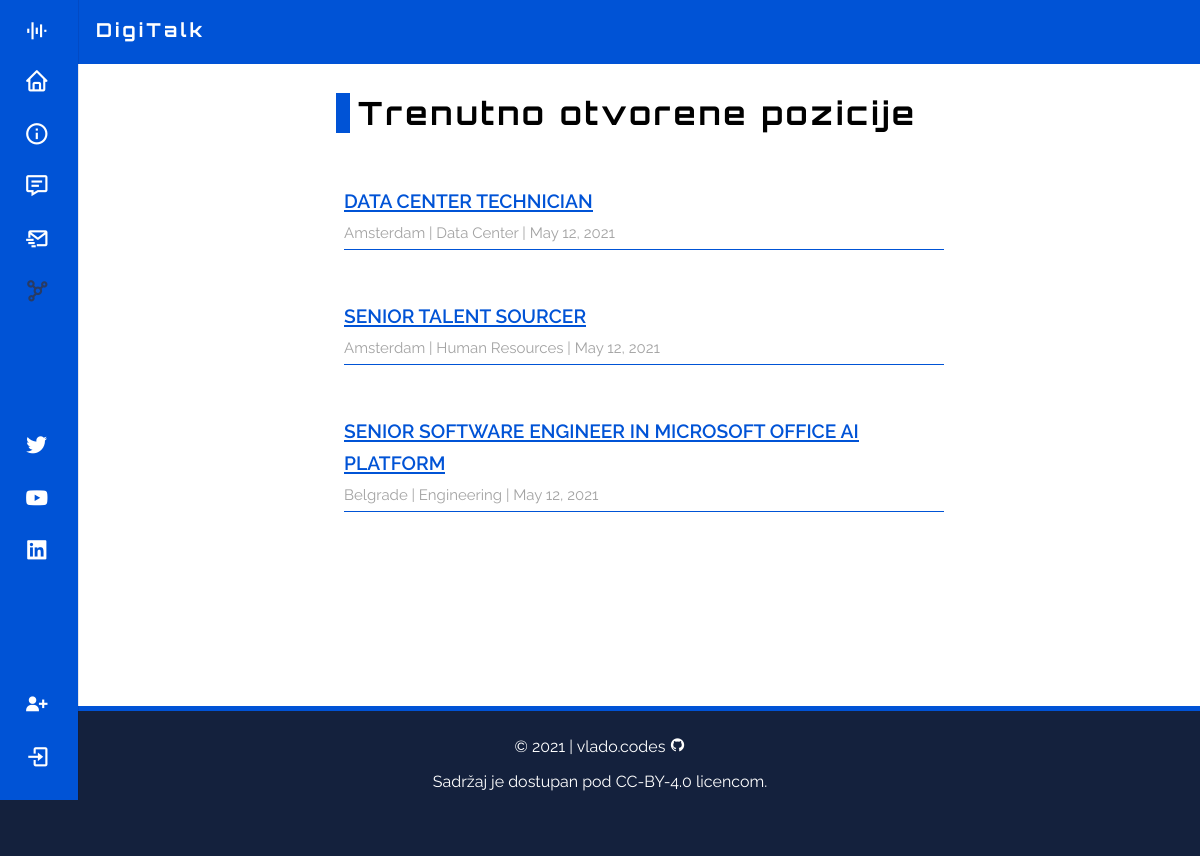
The app's page /careers/ with its own data.
### first_app/models.py (models this page shows, shortened)
class CareersPost(models.Model):
    title = models.CharField(max_length = 80)
    location = models.CharField(max_length = 50, default = "location")
    profession = models.CharField(max_length = 30, default = "profession")
    employmentType = models.CharField(max_length = 30, default = "employment type")
    date = models.DateField(auto_now_add = True)
    body = RichTextField(blank = True, null = True)

### first_app/views.py (the view)
# urls.py: path('careers/',  views.careersView.as_view(), name = 'careers'),
class careersView(ListView):
    model = CareersPost
    template_name = 'careers.html'
    ordering = ['-id']

### first_app/templates/careers.html (shortened to what this page needs)
{% extends 'base.html' %}
{% block head %}
<div class="blog-page careers-page">
    <h1>Trenutno otvorene pozicije</h1>
    <ul class="blog-posts careers-list">
        {% for object in object_list %}
            <li>
                <div class="job-opportunity">
                    <a class="blog-post-link job-link" href="{% url 'careers_post' object.pk %}">{{ object.title }}</a>
                    <p class="job-info">{{ object.location }} | {{ object.profession }} | {{ object.date }}</p>
                </div>
            </li>
        {% endfor %}
    </ul>
</div>
{% endblock head %}

### first_app/static/css/main.css (style rules this page uses)
:root { --header-height: 3.5rem; --nav-width: 220px; --ff-body: 'Raleway', sans-serif; --ff-heading: 'Orbitron', sans-serif; --fs-normal: 0.9375rem; --fs-medium: 0.75rem; --fw-normal: 400; --fw-bold: 700; --clr-primary-100: #6fd7ec; --clr-primary-200: #4e96b8; --clr-primary-300: #3a7094; --clr-primary-400: #293b63; --clr-primary-500: #14213d; --clr-accent: #a3a3a3; --clr-dark-gray: #646464; --clr-light-gray: #dbdbdb; --clr-light: #FFFFFF; --clr-dark: #000000; --clr-blue: #0053d6; --clr-red: #bf2139; --z-fixed: 100; }
html { scrollbar-color: var(--clr-primary-400) var(--clr-blue); scroll-padding-top: 7rem; scroll-behavior: smooth; overflow-x: hidden; }
html, body { height: 100%; }
body { font-family: var(--ff-body); margin: var(--header-height) 0 0 0; }
a { text-decoration: none; }
.blog-page { width: 100%; max-width: 40rem; margin: 0 auto; }
.blog-posts { list-style: none; }
.blog-posts li { display: flex; flex-direction: row; font-size: 1.2rem; line-height: 2rem; padding-top: 10px; }
.blog-post-link { font-weight: 600; margin-left: 2rem; color: var(--clr-blue); text-transform: uppercase; text-decoration: none; border: 0; background: linear-gradient(180deg, var(--clr-blue) 0, var(--clr-blue) 1000%) repeat-x 0 100%; background-size: auto; background-size: 1px 2px; transition: .3s; }
.careers-page h1 { font-family: var(--ff-heading); font-weight: var(--fw-bold); letter-spacing: 3px; padding-left: 8px; border-left: 14px solid var(--clr-blue); margin-left: 2rem; }
.job-opportunity { width: 100%; border-bottom: 1px solid var(--clr-blue); margin: 20px 0; }
.job-link { margin-left: 0; }
.job-info { font-size: var(--fs-normal); color: var(--clr-accent); margin: 0; }
@media screen and (min-width: 1024px) { :root { --normal-font-size: 1rem; --small-font-size: .875rem; --smaller-font-size: .813rem; } }

### records on screen
CareersPost: title "DATA CENTER TECHNICIAN", location "Amsterdam", profession "Data Center", date "May 12, 2021"
CareersPost: title "SENIOR TALENT SOURCER", location "Amsterdam", profession "Human Resources", date "May 12, 2021"
CareersPost: title "SENIOR SOFTWARE ENGINEER IN MICROSOFT OFFICE AI PLATFORM", location "Belgrade", profession "Engineering", date "May 12, 2021"
